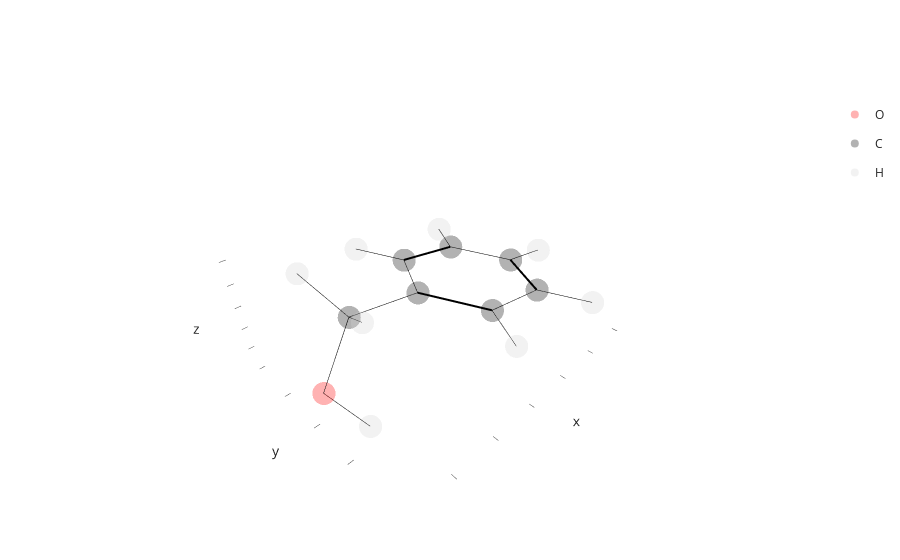

The cell this chart's notebook holds for it:
### Markdown cell above
Now that our molecules are all ready, we can start building. We start by attaching the `phenyl_methanol` to the `aldehyde`. To do this, we first visualize both structures to identify the `atom ids` of the atoms we want to connect and remove in both cases.

### Code cell
# visulize the methanol
phenyl_methanol.show()

### Figure 1 — Plotly figure (JSON) as saved in the notebook; plotly's stock layout.template omitted (floating-point values rounded to 4 significant figures)
{"data": [{"customdata": [["O7", 1, 1, "UNK", "A"]], "hovertemplate": "atom_element=O<br>x=%{x}<br>y=%{y}<br>z=%{z}<br>atom_id=%{customdata[0]}<br>atom_serial=%{customdata[1]}<br>residue_serial=%{customdata[2]}<br>residue_name=%{customdata[3]}<br>chain_id=%{customdata[4]}<extra></extra>", "legendgroup": "O", "marker": {"color": "red", "opacity": 0.3, "symbol": "circle"}, "mode": "markers", "name": "O", "scene": "scene", "showlegend": true, "type": "scatter3d", "x": [2.743], "y": [0.0002], "z": [-0.7083]}, {"customdata": [["C1", 2, 1, "UNK", "A"], ["C7", 3, 1, "UNK", "A"], ["C6", 4, 1, "UNK", "A"], ["C2", 5, 1, "UNK", "A"], ["C5", 6, 1, "UNK", "A"], ["C3", 7, 1, "UNK", "A"], ["C4", 8, 1, "UNK", "A"]], "hovertemplate": "atom_element=C<br>x=%{x}<br>y=%{y}<br>z=%{z}<br>atom_id=%{customdata[0]}<br>atom_serial=%{customdata[1]}<br>residue_serial=%{customdata[2]}<br>residue_name=%{customdata[3]}<br>chain_id=%{customdata[4]}<extra></extra>", "legendgroup": "C", "marker": {"color": "black", "opacity": 0.3, "symbol": "circle"}, "mode": "markers", "name": "C", "scene": "scene", "showlegend": true, "type": "scatter3d", "x": [0.5758, 2.045, -0.111, -0.1111, -1.485, -1.485, -2.171], "y": [-0.0002, -0.0001, 1.208, -1.208, 1.208, -1.208, 0.0002], "z": [0.272, 0.5309, 0.1508, 0.1507, -0.0915, -0.0917, -0.2128]}, {"customdata": [["H71", 9, 1, "UNK", "A"], ["H72", 10, 1, "UNK", "A"], ["H6", 11, 1, "UNK", "A"], ["H2", 12, 1, "UNK", "A"], ["H5", 13, 1, "UNK", "A"], ["H3", 14, 1, "UNK", "A"], ["H4", 15, 1, "UNK", "A"], ["HO7", 16, 1, "UNK", "A"]], "hovertemplate": "atom_element=H<br>x=%{x}<br>y=%{y}<br>z=%{z}<br>atom_id=%{customdata[0]}<br>atom_serial=%{customdata[1]}<br>residue_serial=%{customdata[2]}<br>residue_name=%{customdata[3]}<br>chain_id=%{customdata[4]}<extra></extra>", "legendgroup": "H", "marker": {"color": "lightgray", "opacity": 0.3, "symbol": "circle"}, "mode": "markers", "name": "H", "scene": "scene", "showlegend": true, "type": "scatter3d", "x": [2.35, 2.35, 0.4133, 0.413, -2.019, -2.02, -3.241, 2.371], "y": [0.8799, -0.8828, 2.155, -2.156, 2.149, -2.148, 0.0003, 0.7034], "z": [1.107, 1.103, 0.2415, 0.2413, -0.1864, -0.1868, -0.4018, -1.268]}, {"hoverinfo": "skip", "line": {"color": "black", "width": 1}, "mode": "lines", "showlegend": false, "type": "scatter3d", "x": [2.743, 2.045], "y": [0.0002, -0.0001], "z": [-0.7083, 0.5309]}, {"hoverinfo": "skip", "line": {"color": "black", "width": 1}, "mode": "lines", "showlegend": false, "type": "scatter3d", "x": [2.743, 2.371], "y": [0.0002, 0.7034], "z": [-0.7083, -1.268]}, {"hoverinfo": "skip", "line": {"color": "black", "width": 1}, "mode": "lines", "showlegend": false, "type": "scatter3d", "x": [0.5758, 2.045], "y": [-0.0002, -0.0001], "z": [0.272, 0.5309]}, {"hoverinfo": "skip", "line": {"color": "black", "width": 4}, "mode": "lines", "showlegend": false, "type": "scatter3d", "x": [0.5758, -0.111], "y": [-0.0002, 1.208], "z": [0.272, 0.1508]}, {"hoverinfo": "skip", "line": {"color": "black", "width": 1}, "mode": "lines", "showlegend": false, "type": "scatter3d", "x": [0.5758, -0.1111], "y": [-0.0002, -1.208], "z": [0.272, 0.1507]}, {"hoverinfo": "skip", "line": {"color": "black", "width": 1}, "mode": "lines", "showlegend": false, "type": "scatter3d", "x": [2.045, 2.35], "y": [-0.0001, 0.8799], "z": [0.5309, 1.107]}, {"hoverinfo": "skip", "line": {"color": "black", "width": 1}, "mode": "lines", "showlegend": false, "type": "scatter3d", "x": [2.045, 2.35], "y": [-0.0001, -0.8828], "z": [0.5309, 1.103]}, {"hoverinfo": "skip", "line": {"color": "black", "width": 1}, "mode": "lines", "showlegend": false, "type": "scatter3d", "x": [-0.111, -1.485], "y": [1.208, 1.208], "z": [0.1508, -0.0915]}, {"hoverinfo": "skip", "line": {"color": "black", "width": 1}, "mode": "lines", "showlegend": false, "type": "scatter3d", "x": [-0.111, 0.4133], "y": [1.208, 2.155], "z": [0.1508, 0.2415]}, {"hoverinfo": "skip", "line": {"color": "black", "width": 4}, "mode": "lines", "showlegend": false, "type": "scatter3d", "x": [-0.1111, -1.485], "y": [-1.208, -1.208], "z": [0.1507, -0.0917]}, {"hoverinfo": "skip", "line": {"color": "black", "width": 1}, "mode": "lines", "showlegend": false, "type": "scatter3d", "x": [-0.1111, 0.413], "y": [-1.208, -2.156], "z": [0.1507, 0.2413]}, {"hoverinfo": "skip", "line": {"color": "black", "width": 4}, "mode": "lines", "showlegend": false, "type": "scatter3d", "x": [-1.485, -2.171], "y": [1.208, 0.0002], "z": [-0.0915, -0.2128]}, {"hoverinfo": "skip", "line": {"color": "black", "width": 1}, "mode": "lines", "showlegend": false, "type": "scatter3d", "x": [-1.485, -2.019], "y": [1.208, 2.149], "z": [-0.0915, -0.1864]}, {"hoverinfo": "skip", "line": {"color": "black", "width": 1}, "mode": "lines", "showlegend": false, "type": "scatter3d", "x": [-1.485, -2.171], "y": [-1.208, 0.0002], "z": [-0.0917, -0.2128]}, {"hoverinfo": "skip", "line": {"color": "black", "width": 1}, "mode": "lines", "showlegend": false, "type": "scatter3d", "x": [-1.485, -2.02], "y": [-1.208, -2.148], "z": [-0.0917, -0.1868]}, {"hoverinfo": "skip", "line": {"color": "black", "width": 1}, "mode": "lines", "showlegend": false, "type": "scatter3d", "x": [-2.171, -3.241], "y": [0.0002, 0.0003], "z": [-0.2128, -0.4018]}], "layout": {"scene": {"xaxis": {"showgrid": false, "showline": false, "showticklabels": false}, "yaxis": {"showgrid": false, "showline": false, "showticklabels": false}, "zaxis": {"showgrid": false, "showline": false, "showticklabels": false}}}}
